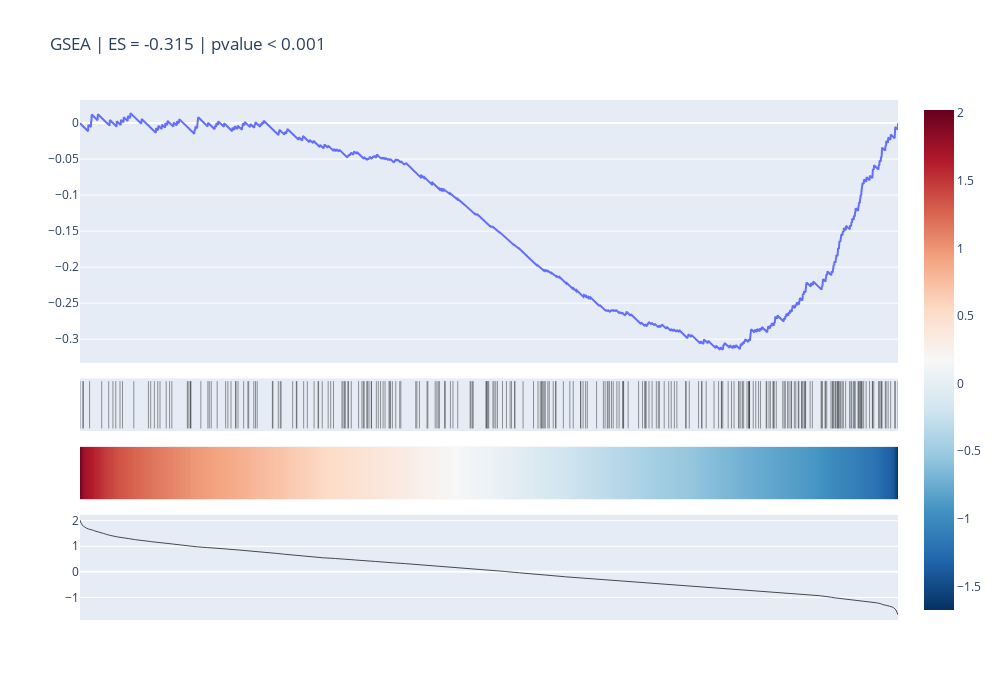

Notebook code cell kept with this figure:
### Code cell
lfc = xmi.copy()#loc[:, basex_sort.index[gboolean]]

g2s = {i:j.index for i,j in mdatai.groupby('Group')}
lfc = lfc.loc[g2s['A12'], :].mean()-lfc.loc[g2s['B1-8'], :].mean()


L = 'TG'
n=3

basex_sort = lfc.sort_values(ascending=False)
gboolean = [L in i.split(' | ') if type(i)==str else False for i in m2i.set_index('fid').loc[basex_sort.index]['TP_Class_argmax']]

plotGSEA(basex_sort, gboolean)
